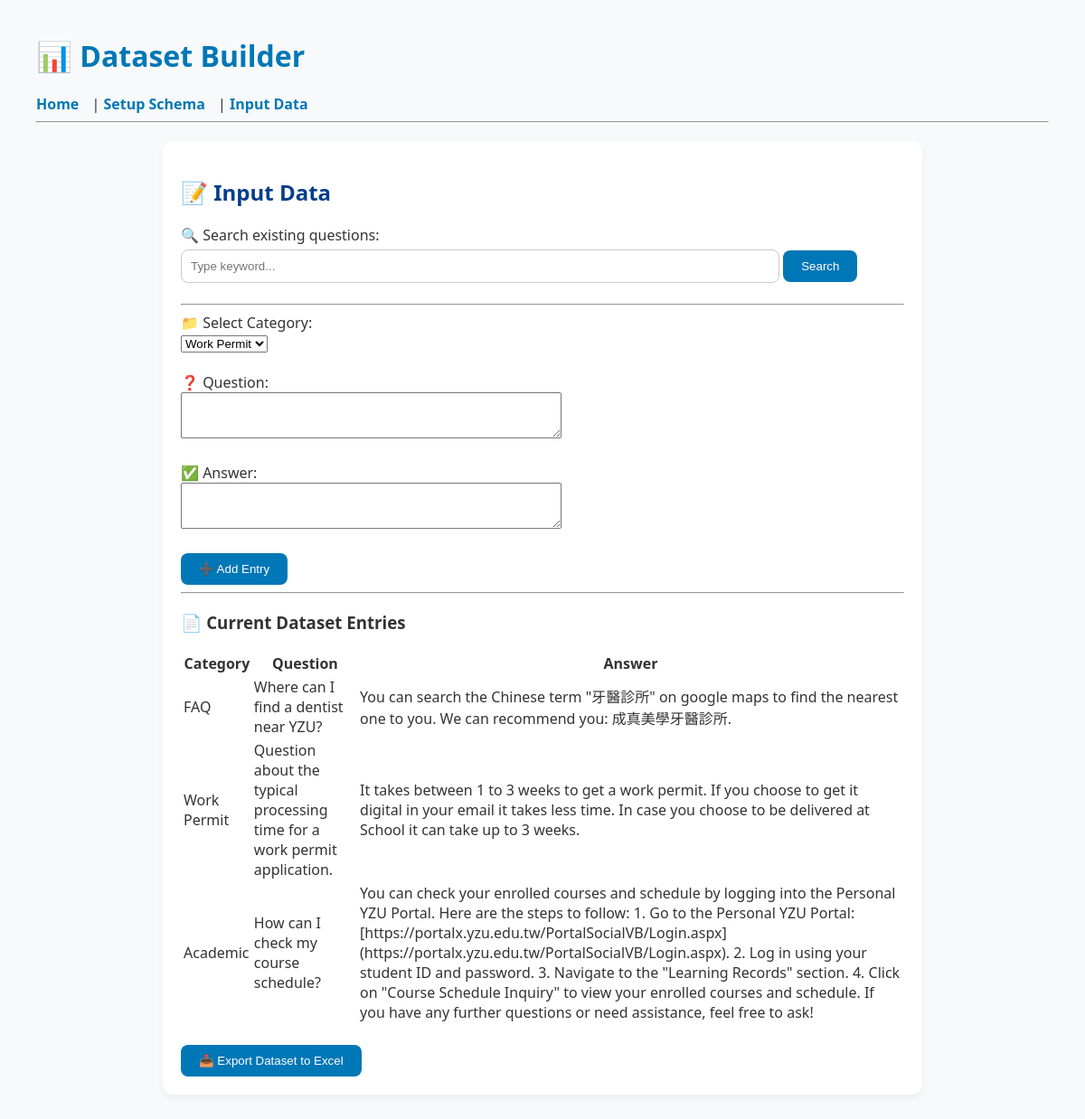
The page /input on the database as committed earlier.
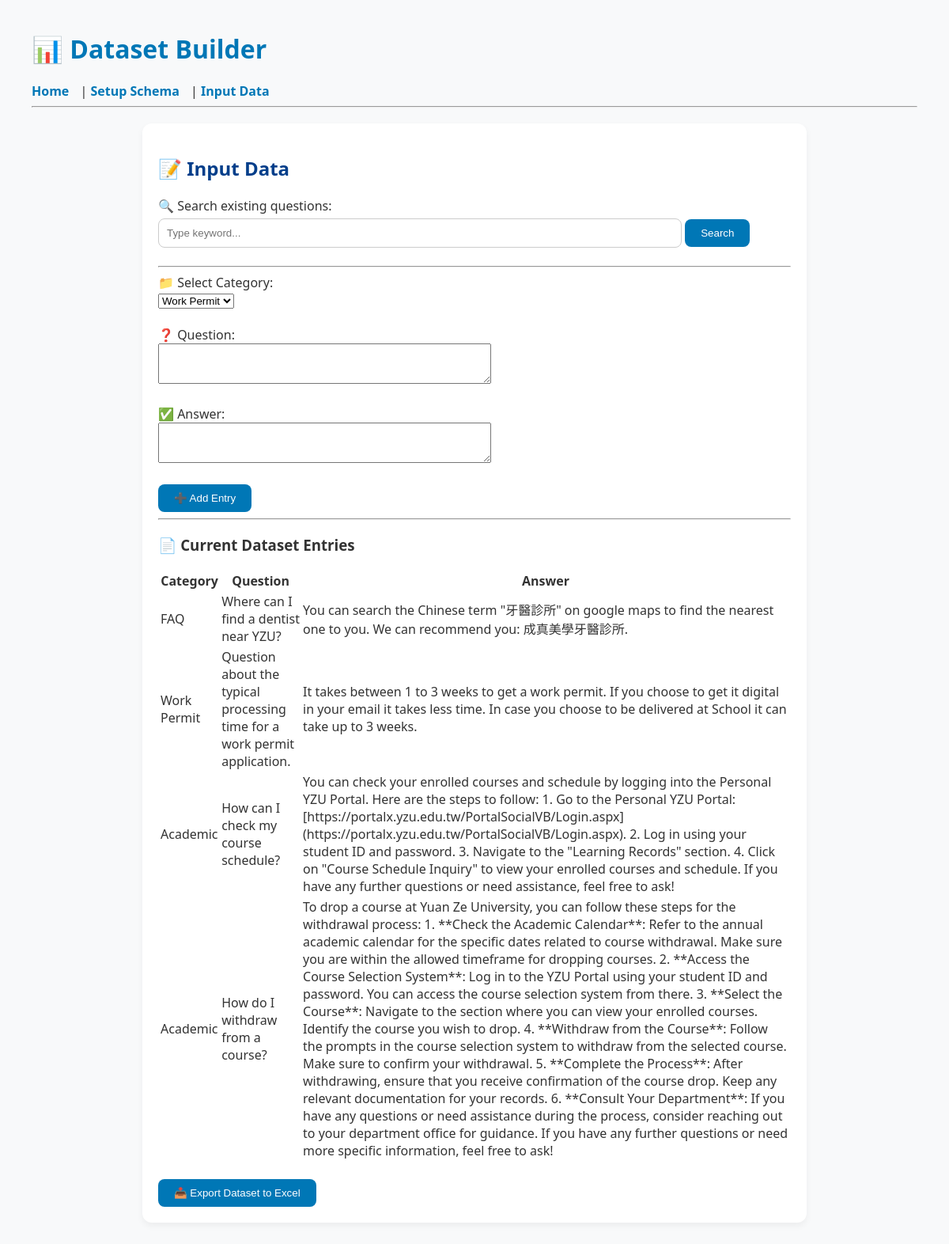
The same page on the database as committed later.
### models.py (models this page shows)
class Entry(db.Model):
    id = db.Column(db.Integer, primary_key=True)
    category_id = db.Column(db.Integer, db.ForeignKey('category.id'), nullable=False)
    category = db.relationship('Category')
    field_data = db.Column(JSON, nullable=False)  # Better than PickleType for text and readable output

class Category(db.Model):
    id = db.Column(db.Integer, primary_key=True)
    name = db.Column(db.String(100), unique=True, nullable=False)

### app.py (the view, shortened to what this page needs)
@app.route('/input', methods=['GET', 'POST'])
def input_data():
    categories = Category.query.all()
    search_query = request.args.get('search', '').strip()
    if search_query:
        entries = Entry.query.all()
        filtered = []
        for entry in entries:
            question = entry.field_data.get('question', '')
            answer = entry.field_data.get('answer', '')
            category_name = entry.category.name if entry.category else ''
            if (
                search_query.lower() in question.lower()
                or search_query.lower() in answer.lower()
                or search_query.lower() in category_name.lower()
            ):
                filtered.append(entry)
        results = filtered
    else:
        results = []
    entries = Entry.query.all()
    return render_template(
        'input.html',
        categories=categories,
        all_data=entries,
        results=results
    )

### templates/input.html (shortened to what this page needs)
{% extends 'layout.html' %} {% block content %}
<h2>📝 Input Data</h2>
<form method="GET" action="{{ url_for('input_data') }}">
  <label for="search">🔍 Search existing questions:</label><br />
  <input
    type="text"
    name="search"
    placeholder="Type keyword..."
    value="{{ request.args.get('search', '') }}"
  />
  <button type="submit">Search</button>
</form>
<hr />
<form method="POST">
  <label for="category">📁 Select Category:</label><br />
  <select name="category" required>
    {% for category in categories %}
    <option value="{{ category.id }}">{{ category.name }}</option>
    {% endfor %}
  </select>
  <br /><br />
  <label for="question">❓ Question:</label><br />
  <textarea name="question" rows="3" cols="50" required></textarea><br /><br />
  <label for="answer">✅ Answer:</label><br />
  <textarea name="answer" rows="3" cols="50" required></textarea><br /><br />
  <button type="submit">➕ Add Entry</button>
</form>
<hr />
<h3>📄 Current Dataset Entries</h3>
<table>
  <thead>
    <tr>
      <th>Category</th>
      <th>Question</th>
      <th>Answer</th>
    </tr>
  </thead>
  <tbody>
    {% for entry in all_data %}
    <tr>
      <td>{{ entry.category.name }}</td>
      <td>{{ entry.field_data['question'] }}</td>
      <td>{{ entry.field_data['answer'] }}</td>
    </tr>
    {% endfor %}
  </tbody>
</table>
<br />
<form method="POST" action="{{ url_for('export_excel') }}">
  <button type="submit">📥 Export Dataset to Excel</button>
</form>
{% endblock %}

Rows that differ between the two databases and show on the page:
added Entry: category.name "Academic", field_data.question "How do I withdraw from a course?", field_data.answer "To drop a course at Yuan Ze University, you can follow these steps for the withdrawal process: 1. **Check the Academic Calendar**: Refer to the annual academic calendar for the specific dates related to course withdrawal. Make sure you are within the allowed timeframe for dropping courses. 2. **Access the Course Selection System**: Log in to the YZU Portal using your student ID and password. You can access the course selection system from there. 3. **Select the Course**: Navigate to the section where you can view your enrolled courses. Identify the course you wish to drop. 4. **Withdraw from the Course**: Follow the prompts in the course selection system to withdraw from the selected…"
